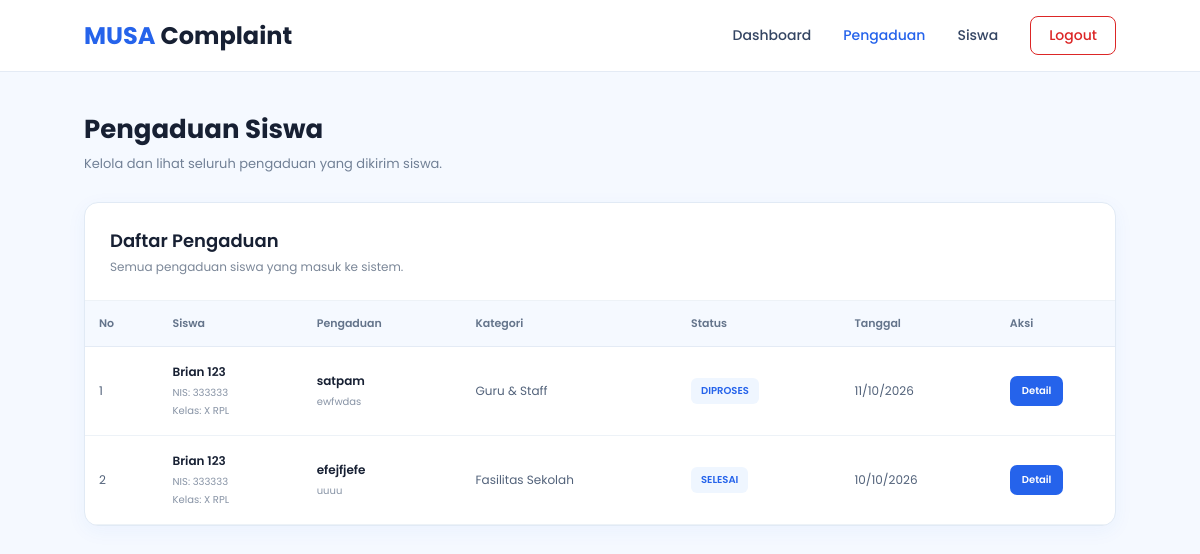
The page /admin/pengaduan.php (signed in) on the database its author committed.
### tables this page shows
CREATE TABLE `pengaduan` (
  `id_pengaduan` int UNSIGNED NOT NULL,
  `id_siswa` int UNSIGNED NOT NULL,
  `id_kategori` int UNSIGNED NOT NULL,
  `id_status` int UNSIGNED NOT NULL,
  `judul` varchar(200) NOT NULL,
  `isi_pengaduan` text NOT NULL,
  `lokasi` varchar(255) DEFAULT NULL,
  `created_at` timestamp NULL DEFAULT CURRENT_TIMESTAMP,
  `updated_at` timestamp NULL DEFAULT CURRENT_TIMESTAMP ON UPDATE CURRENT_TIMESTAMP,
  `dilihat_siswa_at` datetime DEFAULT NULL
);

CREATE TABLE `siswa` (
  `id_siswa` int UNSIGNED NOT NULL,
  `nis` varchar(30) NOT NULL,
  `nama` varchar(100) NOT NULL,
  `kelas` varchar(50) NOT NULL,
  `email` varchar(100) NOT NULL,
  `username` varchar(50) NOT NULL,
  `password` varchar(255) NOT NULL,
  `role` enum('siswa') NOT NULL DEFAULT 'siswa',
  `created_at` timestamp NULL DEFAULT CURRENT_TIMESTAMP,
  `foto` text
);

CREATE TABLE `kategori` (
  `id_kategori` int UNSIGNED NOT NULL,
  `nama_kategori` varchar(100) NOT NULL,
  `deskripsi` text
);

CREATE TABLE `status_pengaduan` (
  `id_status` int UNSIGNED NOT NULL,
  `nama_status` varchar(50) NOT NULL,
  `deskripsi` text
);

### admin/pengaduan.php (the view, shortened to what this page needs)
<?php
require_once "../config/database.php";
$query = $conn->query("
    SELECT
        p.id_pengaduan,
        p.judul,
        p.lokasi,
        p.created_at,
        s.nama AS nama_siswa,
        s.nis,
        s.kelas,
        k.nama_kategori,
        sp.nama_status
    FROM pengaduan p
    INNER JOIN siswa s
        ON p.id_siswa = s.id_siswa
    INNER JOIN kategori k
        ON p.id_kategori = k.id_kategori
    INNER JOIN status_pengaduan sp
        ON p.id_status = sp.id_status
    ORDER BY p.created_at DESC
");
?>
<!DOCTYPE html>
<html lang="id">
<head>
    <link
        rel="stylesheet"
        href="../asests/css/admin_pengaduan.css"
    >
</head>
<body>
<nav class="navbar">
    <a href="admin_dashboard.php" class="logo">
        <span>MUSA</span> Complaint
    </a>
    <div class="nav-menu">
        <a href="admin_dashboard.php">
            Dashboard
        </a>
        <a href="pengaduan.php" class="active">
            Pengaduan
        </a>
        <a href="siswa.php">
            Siswa
        </a>
        <a href="../akun/logout.php">
            Logout
        </a>
    </div>
</nav>
<main class="container">
    <div class="page-header">
        <div>
            <h1>
                Pengaduan Siswa
            </h1>
            <p>
                Kelola dan lihat seluruh pengaduan yang dikirim siswa.
            </p>
        </div>
    </div>
    <section class="card">
        <div class="card-header">
            <div>
                <h2>
                    Daftar Pengaduan
                </h2>
                <p>
                    Semua pengaduan siswa yang masuk ke sistem.
                </p>
            </div>
        </div>
        <div class="table-wrapper">
            <table>
                <thead>
                    <tr>
                        <th>
                            No
                        </th>
                        <th>
                            Siswa
                        </th>
                        <th>
                            Pengaduan
                        </th>
                        <th>
                            Kategori
                        </th>
                        <th>
                            Status
                        </th>
                        <th>
                            Tanggal
                        </th>
                        <th>
                            Aksi
                        </th>
                    </tr>
                </thead>
                <tbody>
                <?php if ($query && $query->num_rows > 0): ?>
                    <?php $no = 1; ?>
                    <?php while ($data = $query->fetch_assoc()): ?>
                        <tr>
                            <td>
                                <?= $no++; ?>
                            </td>
                            <td>
                                <div class="student">
                                    <strong>
                                        <?= htmlspecialchars(
                                            $data["nama_siswa"]
                                        ); ?>
                                    </strong>
                                    <span>
                                        NIS:
                                        <?= htmlspecialchars(
                                            $data["nis"]
                                        ); ?>
                                    </span>
                                    <span>
                                        Kelas:
                                        <?= htmlspecialchars(
                                            $data["kelas"]
                                        ); ?>
                                    </span>
                                </div>
                            </td>
                            <td>
                                <div class="complaint">
                                    <strong>
                                        <?= htmlspecialchars(
                                            $data["judul"]
                                        ); ?>
                                    </strong>
                                    <span>
                                        <?= htmlspecialchars(
                                            $data["lokasi"]
                                        ); ?>
                                    </span>
                                </div>
                            </td>
                            <td>
                                <?= htmlspecialchars(
                                    $data["nama_kategori"]
                                ); ?>
                            </td>
                            <td>
                                <span class="status">
                                    <?= htmlspecialchars(
                                        $data["nama_status"]
                                    ); ?>
                                </span>
                            </td>
                            <td>
                                <?= date(
                                    "d/m/Y",
                                    strtotime($data["created_at"])
                                ); ?>
                            </td>
                            <td>
                                <a
                                    href="detail_pengaduan.php?id=<?= $data["id_pengaduan"]; ?>"
                                    class="detail-button"
                                >
                                    Detail
                                </a>
                            </td>
                        </tr>
                    <?php endwhile; ?>
                <?php endif; ?>
                </tbody>
            </table>
        </div>
    </section>
</main>
</body>
</html>

### asests/css/admin_pengaduan.css (style rules this page uses)
* { margin: 0; padding: 0; box-sizing: border-box; }
body { font-family: 'Poppins', sans-serif; background: #f5f9ff; color: #172033; }
.navbar { width: 100%; height: 72px; display: flex; align-items: center; justify-content: space-between; padding: 0 7%; background: #ffffff; border-bottom: 1px solid #e4ebf5; }
.logo { text-decoration: none; font-size: 24px; font-weight: 700; color: #172033; }
.logo span { color: #2563eb; }
.nav-menu { display: flex; align-items: center; gap: 32px; }
.nav-menu a { text-decoration: none; font-size: 14px; font-weight: 500; color: #344563; transition: 0.2s ease; }
.nav-menu a:hover, .nav-menu a.active { color: #2563eb; }
.nav-menu a[href$="logout.php"] { padding: 8px 18px; color: #dc2626; background: #ffffff; border: 1px solid #dc2626; border-radius: 8px; transition: 0.2s ease; }
.container { width: 86%; max-width: 1250px; margin: auto; padding: 38px 0 60px; }
.page-header { margin-bottom: 28px; }
.page-header h1 { font-size: 26px; font-weight: 700; margin-bottom: 5px; }
.page-header p { color: #718096; font-size: 13px; }
.card { background: #ffffff; border: 1px solid #e1eaf5; border-radius: 14px; box-shadow: 0 5px 20px rgba(37, 99, 235, 0.05); overflow: hidden; }
.card-header { padding: 24px 25px; border-bottom: 1px solid #edf2f7; }
.card-header h2 { font-size: 18px; font-weight: 600; margin-bottom: 4px; }
.card-header p { font-size: 12px; color: #7b8798; }
.table-wrapper { width: 100%; overflow-x: auto; }
table { width: 100%; min-width: 1050px; border-collapse: collapse; }
thead { background: #f5f9ff; }
th { padding: 14px; text-align: left; font-size: 11px; font-weight: 600; color: #64748b; border-bottom: 1px solid #e4ebf5; }
td { padding: 16px 14px; font-size: 12px; color: #52627a; border-bottom: 1px solid #edf2f7; vertical-align: middle; }
tbody tr { transition: 0.2s ease; }
.student strong, .complaint strong { display: block; color: #172033; font-size: 12px; font-weight: 600; margin-bottom: 4px; }
.student span, .complaint span { display: block; color: #8793a5; font-size: 10px; margin-top: 2px; }
.status { display: inline-block; padding: 5px 10px; border-radius: 6px; background: #eff6ff; color: #2563eb; font-size: 10px; font-weight: 600; white-space: nowrap; }
.detail-button { display: inline-block; padding: 7px 12px; border-radius: 7px; background: #2563eb; color: #ffffff; font-size: 10px; font-weight: 600; text-decoration: none; transition: 0.2s ease; }

### rows shown on the page
pengaduan: id_siswa.nama "Brian 123", id_siswa.nis "333333", id_siswa.kelas "X RPL", judul "satpam", lokasi "ewfwdas", id_kategori.nama_kategori "Guru & Staff", id_status.nama_status "DIPROSES", created_at "11/10/2026"
pengaduan: id_siswa.nama "Brian 123", id_siswa.nis "333333", id_siswa.kelas "X RPL", judul "efejfjefe", lokasi "uuuu", id_kategori.nama_kategori "Fasilitas Sekolah", id_status.nama_status "SELESAI", created_at "10/10/2026"
